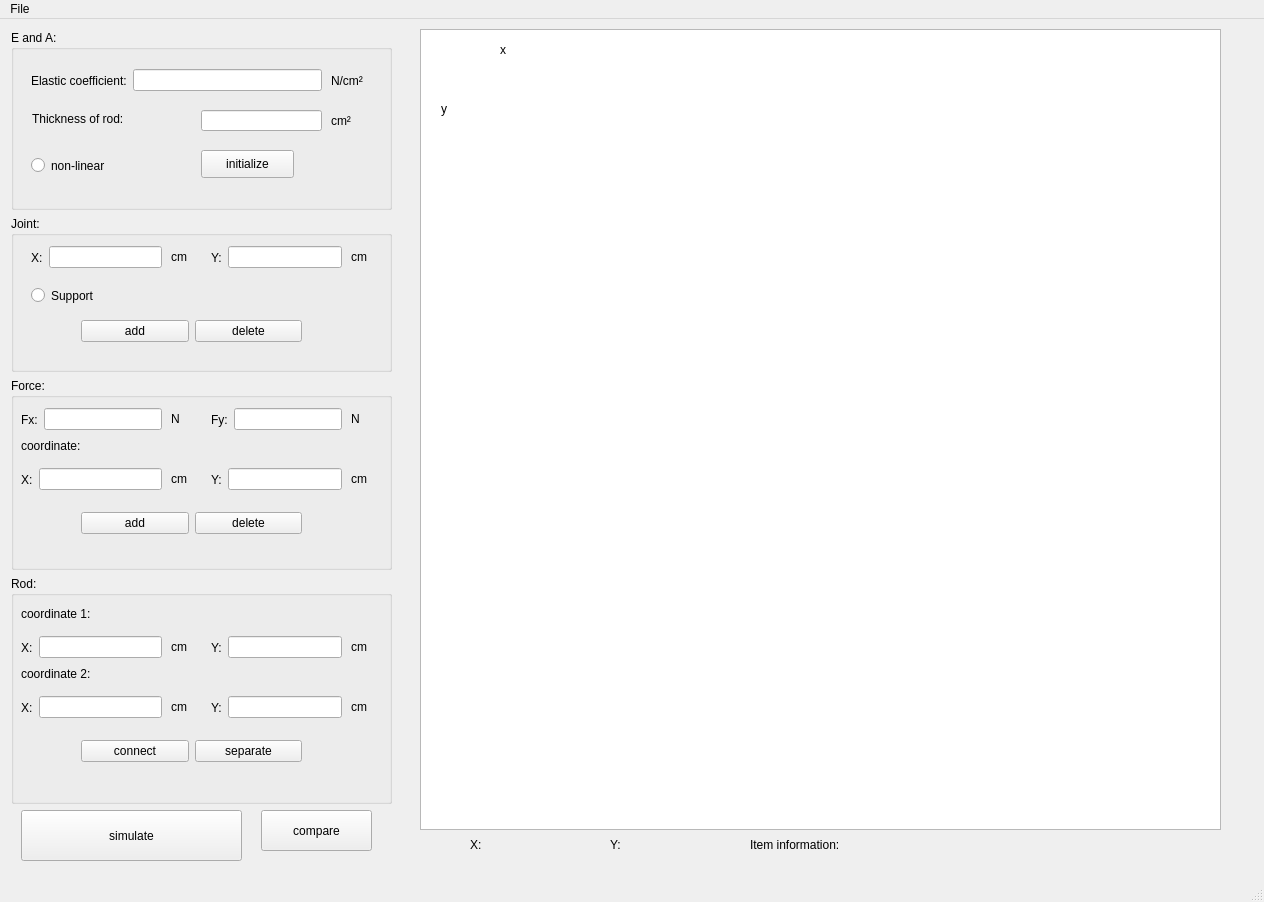
<?xml version="1.0" encoding="UTF-8"?>
<ui version="4.0">
 <class>MainWindow</class>
 <widget class="QMainWindow" name="MainWindow">
  <property name="windowModality">
   <enum>Qt::NonModal</enum>
  </property>
  <property name="geometry">
   <rect>
    <x>0</x>
    <y>0</y>
    <width>1264</width>
    <height>902</height>
   </rect>
  </property>
  <property name="sizePolicy">
   <sizepolicy hsizetype="Preferred" vsizetype="Preferred">
    <horstretch>0</horstretch>
    <verstretch>0</verstretch>
   </sizepolicy>
  </property>
  <property name="minimumSize">
   <size>
    <width>1264</width>
    <height>902</height>
   </size>
  </property>
  <property name="maximumSize">
   <size>
    <width>1264</width>
    <height>902</height>
   </size>
  </property>
  <property name="windowTitle">
   <string>Truss</string>
  </property>
  <widget class="QWidget" name="centralwidget">
   <widget class="myGraphicsView" name="graphicsView">
    <property name="geometry">
     <rect>
      <x>420</x>
      <y>10</y>
      <width>801</width>
      <height>801</height>
     </rect>
    </property>
   </widget>
   <widget class="QLabel" name="currentCoordx">
    <property name="geometry">
     <rect>
      <x>470</x>
      <y>810</y>
      <width>101</width>
      <height>31</height>
     </rect>
    </property>
    <property name="text">
     <string>X:</string>
    </property>
   </widget>
   <widget class="QLabel" name="currentCoordy">
    <property name="geometry">
     <rect>
      <x>610</x>
      <y>810</y>
      <width>91</width>
      <height>31</height>
     </rect>
    </property>
    <property name="text">
     <string>Y:</string>
    </property>
   </widget>
   <widget class="QWidget" name="layoutWidget">
    <property name="geometry">
     <rect>
      <x>11</x>
      <y>11</y>
      <width>381</width>
      <height>841</height>
     </rect>
    </property>
    <layout class="QVBoxLayout" name="verticalLayout" stretch="151,131,161,191,51">
     <item>
      <widget class="QGroupBox" name="groupBox_2">
       <property name="minimumSize">
        <size>
         <width>0</width>
         <height>0</height>
        </size>
       </property>
       <property name="title">
        <string>E and A:</string>
       </property>
       <widget class="QPushButton" name="initialize_Button">
        <property name="geometry">
         <rect>
          <x>190</x>
          <y>120</y>
          <width>93</width>
          <height>28</height>
         </rect>
        </property>
        <property name="text">
         <string>initialize</string>
        </property>
       </widget>
       <widget class="QWidget" name="layoutWidget">
        <property name="geometry">
         <rect>
          <x>20</x>
          <y>30</y>
          <width>291</width>
          <height>41</height>
         </rect>
        </property>
        <layout class="QHBoxLayout" name="horizontalLayout">
         <item>
          <widget class="QLabel" name="label_3">
           <property name="text">
            <string>Elastic coefficient:</string>
           </property>
          </widget>
         </item>
         <item>
          <widget class="QLineEdit" name="E_input"/>
         </item>
        </layout>
       </widget>
       <widget class="QLabel" name="label_4">
        <property name="geometry">
         <rect>
          <x>21</x>
          <y>81</y>
          <width>136</width>
          <height>16</height>
         </rect>
        </property>
        <property name="text">
         <string>Thickness of rod:</string>
        </property>
       </widget>
       <widget class="QLineEdit" name="A_input">
        <property name="geometry">
         <rect>
          <x>190</x>
          <y>80</y>
          <width>121</width>
          <height>21</height>
         </rect>
        </property>
       </widget>
       <widget class="QLabel" name="label_28">
        <property name="geometry">
         <rect>
          <x>320</x>
          <y>80</y>
          <width>31</width>
          <height>21</height>
         </rect>
        </property>
        <property name="text">
         <string>cm²</string>
        </property>
       </widget>
       <widget class="QLabel" name="label_29">
        <property name="geometry">
         <rect>
          <x>320</x>
          <y>40</y>
          <width>51</width>
          <height>21</height>
         </rect>
        </property>
        <property name="text">
         <string>N/cm²</string>
        </property>
       </widget>
       <widget class="QRadioButton" name="if_nonlinear_Button">
        <property name="geometry">
         <rect>
          <x>20</x>
          <y>120</y>
          <width>111</width>
          <height>31</height>
         </rect>
        </property>
        <property name="text">
         <string>non-linear</string>
        </property>
       </widget>
      </widget>
     </item>
     <item>
      <widget class="QGroupBox" name="groupBox">
       <property name="title">
        <string>Joint:</string>
       </property>
       <widget class="QRadioButton" name="if_support_button">
        <property name="geometry">
         <rect>
          <x>20</x>
          <y>70</y>
          <width>83</width>
          <height>19</height>
         </rect>
        </property>
        <property name="text">
         <string>Support</string>
        </property>
       </widget>
       <widget class="QWidget" name="layoutWidget">
        <property name="geometry">
         <rect>
          <x>20</x>
          <y>30</y>
          <width>131</width>
          <height>23</height>
         </rect>
        </property>
        <layout class="QHBoxLayout" name="horizontalLayout_3" stretch="0,0">
         <item>
          <widget class="QLabel" name="label">
           <property name="text">
            <string>X:</string>
           </property>
          </widget>
         </item>
         <item>
          <widget class="QLineEdit" name="joint_x_input"/>
         </item>
        </layout>
       </widget>
       <widget class="QWidget" name="layoutWidget">
        <property name="geometry">
         <rect>
          <x>200</x>
          <y>30</y>
          <width>131</width>
          <height>23</height>
         </rect>
        </property>
        <layout class="QHBoxLayout" name="horizontalLayout_4">
         <item>
          <widget class="QLabel" name="label_2">
           <property name="text">
            <string>Y:</string>
           </property>
          </widget>
         </item>
         <item>
          <widget class="QLineEdit" name="joint_y_input"/>
         </item>
        </layout>
       </widget>
       <widget class="QWidget" name="layoutWidget">
        <property name="geometry">
         <rect>
          <x>70</x>
          <y>100</y>
          <width>221</width>
          <height>31</height>
         </rect>
        </property>
        <layout class="QHBoxLayout" name="horizontalLayout_5">
         <item>
          <widget class="QPushButton" name="addJoint_Button">
           <property name="text">
            <string>add</string>
           </property>
          </widget>
         </item>
         <item>
          <widget class="QPushButton" name="deleteJoint_Button">
           <property name="text">
            <string>delete</string>
           </property>
          </widget>
         </item>
        </layout>
       </widget>
       <widget class="QLabel" name="label_18">
        <property name="geometry">
         <rect>
          <x>160</x>
          <y>30</y>
          <width>31</width>
          <height>21</height>
         </rect>
        </property>
        <property name="text">
         <string>cm</string>
        </property>
       </widget>
       <widget class="QLabel" name="label_19">
        <property name="geometry">
         <rect>
          <x>340</x>
          <y>30</y>
          <width>31</width>
          <height>21</height>
         </rect>
        </property>
        <property name="text">
         <string>cm</string>
        </property>
       </widget>
      </widget>
     </item>
     <item>
      <widget class="QGroupBox" name="groupBox_3">
       <property name="title">
        <string>Force:</string>
       </property>
       <widget class="QWidget" name="layoutWidget">
        <property name="geometry">
         <rect>
          <x>10</x>
          <y>30</y>
          <width>141</width>
          <height>23</height>
         </rect>
        </property>
        <layout class="QHBoxLayout" name="horizontalLayout_2">
         <item>
          <widget class="QLabel" name="label_5">
           <property name="text">
            <string>Fx:</string>
           </property>
          </widget>
         </item>
         <item>
          <widget class="QLineEdit" name="Fx_input"/>
         </item>
        </layout>
       </widget>
       <widget class="QWidget" name="layoutWidget_2">
        <property name="geometry">
         <rect>
          <x>200</x>
          <y>30</y>
          <width>131</width>
          <height>23</height>
         </rect>
        </property>
        <layout class="QHBoxLayout" name="horizontalLayout_6">
         <item>
          <widget class="QLabel" name="label_6">
           <property name="text">
            <string>Fy:</string>
           </property>
          </widget>
         </item>
         <item>
          <widget class="QLineEdit" name="Fy_input"/>
         </item>
        </layout>
       </widget>
       <widget class="QLabel" name="label_7">
        <property name="geometry">
         <rect>
          <x>10</x>
          <y>60</y>
          <width>91</width>
          <height>16</height>
         </rect>
        </property>
        <property name="text">
         <string>coordinate:</string>
        </property>
       </widget>
       <widget class="QWidget" name="layoutWidget_4">
        <property name="geometry">
         <rect>
          <x>10</x>
          <y>90</y>
          <width>141</width>
          <height>23</height>
         </rect>
        </property>
        <layout class="QHBoxLayout" name="horizontalLayout_8">
         <item>
          <widget class="QLabel" name="label_9">
           <property name="text">
            <string>X:</string>
           </property>
          </widget>
         </item>
         <item>
          <widget class="QLineEdit" name="force_x_input"/>
         </item>
        </layout>
       </widget>
       <widget class="QWidget" name="layoutWidget_3">
        <property name="geometry">
         <rect>
          <x>200</x>
          <y>90</y>
          <width>131</width>
          <height>23</height>
         </rect>
        </property>
        <layout class="QHBoxLayout" name="horizontalLayout_7">
         <item>
          <widget class="QLabel" name="label_8">
           <property name="text">
            <string>Y:</string>
           </property>
          </widget>
         </item>
         <item>
          <widget class="QLineEdit" name="force_y_input"/>
         </item>
        </layout>
       </widget>
       <widget class="QWidget" name="layoutWidget_5">
        <property name="geometry">
         <rect>
          <x>70</x>
          <y>130</y>
          <width>221</width>
          <height>31</height>
         </rect>
        </property>
        <layout class="QHBoxLayout" name="horizontalLayout_9">
         <item>
          <widget class="QPushButton" name="addForce_Button">
           <property name="text">
            <string>add</string>
           </property>
          </widget>
         </item>
         <item>
          <widget class="QPushButton" name="deleteForce_Button">
           <property name="text">
            <string>delete</string>
           </property>
          </widget>
         </item>
        </layout>
       </widget>
       <widget class="QLabel" name="label_20">
        <property name="geometry">
         <rect>
          <x>160</x>
          <y>90</y>
          <width>31</width>
          <height>21</height>
         </rect>
        </property>
        <property name="text">
         <string>cm</string>
        </property>
       </widget>
       <widget class="QLabel" name="label_21">
        <property name="geometry">
         <rect>
          <x>340</x>
          <y>90</y>
          <width>31</width>
          <height>21</height>
         </rect>
        </property>
        <property name="text">
         <string>cm</string>
        </property>
       </widget>
       <widget class="QLabel" name="label_26">
        <property name="geometry">
         <rect>
          <x>160</x>
          <y>30</y>
          <width>31</width>
          <height>21</height>
         </rect>
        </property>
        <property name="text">
         <string>N</string>
        </property>
       </widget>
       <widget class="QLabel" name="label_27">
        <property name="geometry">
         <rect>
          <x>340</x>
          <y>30</y>
          <width>31</width>
          <height>21</height>
         </rect>
        </property>
        <property name="text">
         <string>N</string>
        </property>
       </widget>
      </widget>
     </item>
     <item>
      <widget class="QGroupBox" name="groupBox_4">
       <property name="title">
        <string>Rod:</string>
       </property>
       <widget class="QLabel" name="label_10">
        <property name="geometry">
         <rect>
          <x>10</x>
          <y>30</y>
          <width>101</width>
          <height>16</height>
         </rect>
        </property>
        <property name="text">
         <string>coordinate 1:</string>
        </property>
       </widget>
       <widget class="QWidget" name="layoutWidget_6">
        <property name="geometry">
         <rect>
          <x>10</x>
          <y>60</y>
          <width>141</width>
          <height>23</height>
         </rect>
        </property>
        <layout class="QHBoxLayout" name="horizontalLayout_10">
         <item>
          <widget class="QLabel" name="label_12">
           <property name="text">
            <string>X:</string>
           </property>
          </widget>
         </item>
         <item>
          <widget class="QLineEdit" name="rod_x1_input"/>
         </item>
        </layout>
       </widget>
       <widget class="QWidget" name="layoutWidget_8">
        <property name="geometry">
         <rect>
          <x>200</x>
          <y>60</y>
          <width>131</width>
          <height>23</height>
         </rect>
        </property>
        <layout class="QHBoxLayout" name="horizontalLayout_12">
         <item>
          <widget class="QLabel" name="label_14">
           <property name="text">
            <string>Y:</string>
           </property>
          </widget>
         </item>
         <item>
          <widget class="QLineEdit" name="rod_y1_input"/>
         </item>
        </layout>
       </widget>
       <widget class="QWidget" name="layoutWidget_7">
        <property name="geometry">
         <rect>
          <x>10</x>
          <y>120</y>
          <width>141</width>
          <height>23</height>
         </rect>
        </property>
        <layout class="QHBoxLayout" name="horizontalLayout_11">
         <item>
          <widget class="QLabel" name="label_13">
           <property name="text">
            <string>X:</string>
           </property>
          </widget>
         </item>
         <item>
          <widget class="QLineEdit" name="rod_x2_input"/>
         </item>
        </layout>
       </widget>
       <widget class="QLabel" name="label_11">
        <property name="geometry">
         <rect>
          <x>10</x>
          <y>90</y>
          <width>101</width>
          <height>16</height>
         </rect>
        </property>
        <property name="text">
         <string>coordinate 2:</string>
        </property>
       </widget>
       <widget class="QWidget" name="layoutWidget_9">
        <property name="geometry">
         <rect>
          <x>200</x>
          <y>120</y>
          <width>131</width>
          <height>23</height>
         </rect>
        </property>
        <layout class="QHBoxLayout" name="horizontalLayout_13">
         <item>
          <widget class="QLabel" name="label_15">
           <property name="text">
            <string>Y:</string>
           </property>
          </widget>
         </item>
         <item>
          <widget class="QLineEdit" name="rod_y2_input"/>
         </item>
        </layout>
       </widget>
       <widget class="QWidget" name="layoutWidget_10">
        <property name="geometry">
         <rect>
          <x>70</x>
          <y>160</y>
          <width>221</width>
          <height>31</height>
         </rect>
        </property>
        <layout class="QHBoxLayout" name="horizontalLayout_14">
         <item>
          <widget class="QPushButton" name="RodConnect_Button">
           <property name="text">
            <string>connect</string>
           </property>
          </widget>
         </item>
         <item>
          <widget class="QPushButton" name="RodSeparate_Button">
           <property name="text">
            <string>separate</string>
           </property>
          </widget>
         </item>
        </layout>
       </widget>
       <widget class="QLabel" name="label_22">
        <property name="geometry">
         <rect>
          <x>160</x>
          <y>60</y>
          <width>31</width>
          <height>21</height>
         </rect>
        </property>
        <property name="text">
         <string>cm</string>
        </property>
       </widget>
       <widget class="QLabel" name="label_23">
        <property name="geometry">
         <rect>
          <x>160</x>
          <y>120</y>
          <width>31</width>
          <height>21</height>
         </rect>
        </property>
        <property name="text">
         <string>cm</string>
        </property>
       </widget>
       <widget class="QLabel" name="label_24">
        <property name="geometry">
         <rect>
          <x>340</x>
          <y>120</y>
          <width>31</width>
          <height>21</height>
         </rect>
        </property>
        <property name="text">
         <string>cm</string>
        </property>
       </widget>
       <widget class="QLabel" name="label_25">
        <property name="geometry">
         <rect>
          <x>340</x>
          <y>60</y>
          <width>31</width>
          <height>21</height>
         </rect>
        </property>
        <property name="text">
         <string>cm</string>
        </property>
       </widget>
      </widget>
     </item>
     <item>
      <widget class="QWidget" name="widget_2" native="true">
       <widget class="QPushButton" name="simulate_Button">
        <property name="geometry">
         <rect>
          <x>10</x>
          <y>0</y>
          <width>221</width>
          <height>51</height>
         </rect>
        </property>
        <property name="text">
         <string>simulate</string>
        </property>
       </widget>
       <widget class="QPushButton" name="compare_Button">
        <property name="geometry">
         <rect>
          <x>250</x>
          <y>0</y>
          <width>111</width>
          <height>41</height>
         </rect>
        </property>
        <property name="text">
         <string>compare</string>
        </property>
       </widget>
      </widget>
     </item>
    </layout>
   </widget>
   <widget class="QLabel" name="label_16">
    <property name="geometry">
     <rect>
      <x>500</x>
      <y>20</y>
      <width>72</width>
      <height>21</height>
     </rect>
    </property>
    <property name="text">
     <string>x</string>
    </property>
   </widget>
   <widget class="QLabel" name="label_17">
    <property name="geometry">
     <rect>
      <x>441</x>
      <y>80</y>
      <width>71</width>
      <height>20</height>
     </rect>
    </property>
    <property name="text">
     <string>y</string>
    </property>
   </widget>
   <widget class="QLabel" name="ItemInformation">
    <property name="geometry">
     <rect>
      <x>750</x>
      <y>810</y>
      <width>141</width>
      <height>31</height>
     </rect>
    </property>
    <property name="text">
     <string>Item information:</string>
    </property>
   </widget>
   <widget class="QLabel" name="ItemInformation1">
    <property name="geometry">
     <rect>
      <x>900</x>
      <y>810</y>
      <width>321</width>
      <height>31</height>
     </rect>
    </property>
    <property name="text">
     <string/>
    </property>
   </widget>
   <widget class="QLabel" name="ItemInformation2">
    <property name="geometry">
     <rect>
      <x>900</x>
      <y>830</y>
      <width>321</width>
      <height>31</height>
     </rect>
    </property>
    <property name="text">
     <string/>
    </property>
   </widget>
  </widget>
  <widget class="QMenuBar" name="menubar">
   <property name="geometry">
    <rect>
     <x>0</x>
     <y>0</y>
     <width>1264</width>
     <height>26</height>
    </rect>
   </property>
   <widget class="QMenu" name="File">
    <property name="title">
     <string>File</string>
    </property>
    <addaction name="separator"/>
    <addaction name="save_Truss"/>
    <addaction name="save_as_image"/>
    <addaction name="load_Truss"/>
    <addaction name="new_Truss"/>
   </widget>
   <addaction name="File"/>
  </widget>
  <widget class="QStatusBar" name="statusbar"/>
  <action name="save_Truss">
   <property name="text">
    <string>save</string>
   </property>
  </action>
  <action name="load_Truss">
   <property name="text">
    <string>load</string>
   </property>
  </action>
  <action name="new_Truss">
   <property name="text">
    <string>new</string>
   </property>
  </action>
  <action name="save_as_image">
   <property name="text">
    <string>save as image</string>
   </property>
  </action>
 </widget>
 <customwidgets>
  <customwidget>
   <class>myGraphicsView</class>
   <extends>QGraphicsView</extends>
   <header location="global">mygraphicsview.h</header>
  </customwidget>
 </customwidgets>
 <resources/>
 <connections/>
</ui>
